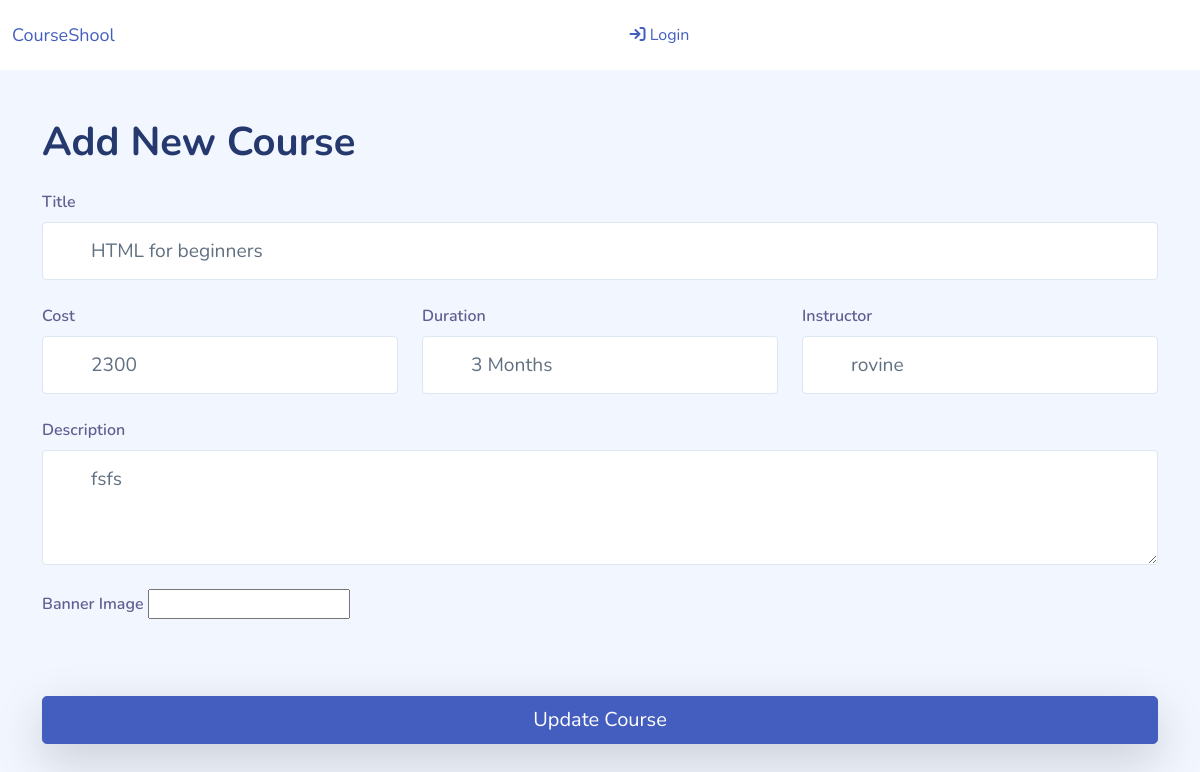
/myadmin/courses/update/1/, run on the app's committed database.
### home/models.py (models this page shows, shortened)
class Course(models.Model):
    title = models.CharField( max_length=200)
    description = models.TextField(max_length=5000)
    cost = models.CharField(max_length=50)
    duration = models.CharField(max_length=200)
    instructor = models.ForeignKey(User, on_delete=models.SET_NULL, blank=True, null=True)
    created_on = models.DateTimeField(auto_now_add=True)
    updated_on = models.DateTimeField(auto_now_add=True)
    image = CloudinaryField('image')

### myadmin/views.py (the view, shortened to what this page needs)
# urls.py: path('courses/update/<str:pk>/', views.updatecourse, name='admin-courses-update'),
def updatecourse(request, pk):
    course = Course.objects.get(id=pk)
    initial = {
        'title': course.title,
        'cost': course.cost,
        'description': course.description,
        'duration': course.duration,
        'instructor': course.instructor
    }
    form = CourseForm(initial=initial)
    context = {
        "form": form,
        'update': True
    }
    return render(request, template_name='admin/pages/courses/addcourse.html', context=context)

### home/forms.py
class CourseForm(forms.ModelForm):
    title = forms.CharField(
        widget=forms.TextInput(attrs={'class': 'form-control form-control-xl shadow-none', 'placeholder': 'Title Eg HTML for beginners'}),
        label='Title')
    description = forms.CharField(
        widget=forms.Textarea(
            attrs={'class': 'form-control form-control-xl shadow-none', 'rows': 3, 'placeholder': 'Description'}),
        label='Description')
    cost = forms.CharField(
        widget=forms.TextInput(
            attrs={'class': 'form-control form-control-xl shadow-none', 'placeholder': 'Cost Eg Kes 2, 000 or Free'}),
        label='Cost')
    duration = forms.CharField(
        widget=forms.TextInput(
            attrs={'class': 'form-control form-control-xl shadow-none', 'placeholder': 'Duration Eg 3 Months'}),
        label='Duration')
    class Meta:
        model = Course
        fields = ['title', 'description', 'cost', 'duration', 'instructor', 'image']
        widgets = {
            'instructor': forms.Select(attrs={'class': 'form-control form-control-xl shadow-none'}),
        }

### templates/admin/pages/courses/addcourse.html (shortened to what this page needs)
{% extends './../../components/base.html' %}
{% block content %}
<div class="container py-5">
    <h1>
        {% if update == true %}
        Update Course
        {% else %}
        Add New Course
        {% endif %}
    </h1>
    <div class="my-4">
        <form method="POST" enctype="multipart/form-data">
            <div class="row">
                <div class="col-md-12">
                    <div class="form-group position-relative has-icon-lef mb-4">
                        <label for="{{form.name.id_for_label}}" class="mb-2">Title</label>
                        {{form.title}}
                    </div>
                </div>
                <div class="col-md-4">
                    <div class="form-group position-relative has-icon-lef mb-4">
                        <label for="{{form.name.id_for_label}}" class="mb-2">Cost</label>
                        {{form.cost}}
                    </div>
                </div>
                <div class="col-md-4">
                    <div class="form-group position-relative has-icon-lef mb-4">
                        <label for="{{form.name.id_for_label}}" class="mb-2">Duration</label>
                        {{form.duration}}
                    </div>
                </div>
                <div class="col-md-4">
                    <div class="form-group position-relative has-icon-lef mb-4">
                        <label for="{{form.name.id_for_label}}" class="mb-2">Instructor</label>
                        {{form.instructor}}
                    </div>
                </div>
                <div class="col-md-12">
                    <div class="form-group position-relative has-icon-lef mb-4">
                        <label for="{{form.name.id_for_label}}" class="mb-2">Description</label>
                        {{form.description}}
                    </div>
                </div>
                <div class="col-md-4">
                    <div class="form-group position-relative has-icon-lef mb-4">
                        <label for="{{form.image.id_for_label}}" class="mb-2">Banner Image</label>
                        {{form.image}}
                    </div>
                </div>
            </div>
            <button class="btn btn-primary btn-block btn-lg shadow-lg mt-5">
                {% if update == True %}
                Update Course
                {% else %}
                Submit
                {% endif %}
            </button>
        </form>
    </div>
</div>
{% endblock content %}

### static/assets/css/app.css (style rules this page uses)
.btn.btn-danger,.btn.btn-info,.btn.btn-primary,.btn.btn-secondary,.btn.btn-success,.btn.btn-warning { color:#fff }
.btn-block { width:100% }
.form-group { margin-bottom:.7rem }
.form-group label { color:rgba(35,28,99,.7);font-weight:600 }
.form-group[class*=has-icon-] .form-control.form-control-xl { padding-left:3rem }
.form-control.form-control-xl { font-size:1.2rem;padding:.85rem 1rem }

### templates/admin/components/base.html (style rules this page uses)
:root { --blue-color: #2637b2; --blue-shadow-color: #2636b24d; }

### data on the page
Course: title "HTML for beginners", cost "2300", duration "3 Months", instructor "rovine", description "fsfs"
